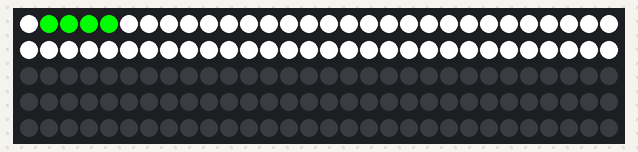
Simulated run of this sketch. Board: Arduino Uno, built with avr-gcc and run on an emulated ATmega328P. Shown: 150 RGB LEDs in strip order, left to right, continuing on the next row. Dim RGB values are drawn brighter than linear.

Above: at 0.1 s.
At 35.9 s:
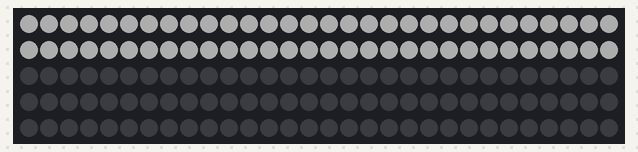

The sketch:

LED_Ribbon.ino
```cpp
#include <Adafruit_NeoPixel.h>

// On définit le pin où est connecté la patte DATA du bandeau
#define PIN 6

// Parameter 1 = number of pixels in strip
// Parameter 2 = pin number (most are valid)
// Parameter 3 = pixel type flags, add together as needed:
//   NEO_KHZ800  800 KHz bitstream (most NeoPixel products w/WS2812 LEDs)
//   NEO_KHZ400  400 KHz (classic 'v1' (not v2) FLORA pixels, WS2811 drivers)
//   NEO_GRB     Pixels are wired for GRB bitstream (most NeoPixel products)
//   NEO_RGB     Pixels are wired for RGB bitstream (v1 FLORA pixels, not v2)

//Ici, le 150 correspond au nombre de led
Adafruit_NeoPixel strip = Adafruit_NeoPixel(150, PIN, NEO_GRB + NEO_KHZ800);
int snake_start = 0;
int snake_length = 5;

void setup() {
  strip.begin();
  strip.show(); // Initialise toute les led à 'off'
}

void loop() {
  for (int i = 0; i < 60; i++ ) { // On fait une boucle pour définir les 50 premières led en rouge
    if(i > snake_start && i < snake_start + snake_length){
      strip.setPixelColor(i, 0, 255, 0);
    }else{
      strip.setPixelColor(i, 255, 255, 255);
    }
  }
//  for (int i = 10; i < 20; i++ ) { // On fait une boucle pour définir les 50 led suivantes en bleu
//    strip.setPixelColor(i, 0, 0, 255);
//  }
//  for (int i = 20; i < 50; i++ ) { // On fait une boucle pour définir les 50 dernières led en vert
//    strip.setPixelColor(i, 0, 255, 0);
//  }
  strip.show(); // on affiche
  strip.setBrightness(50);
  delay(600);
  snake_start++;
}
```
